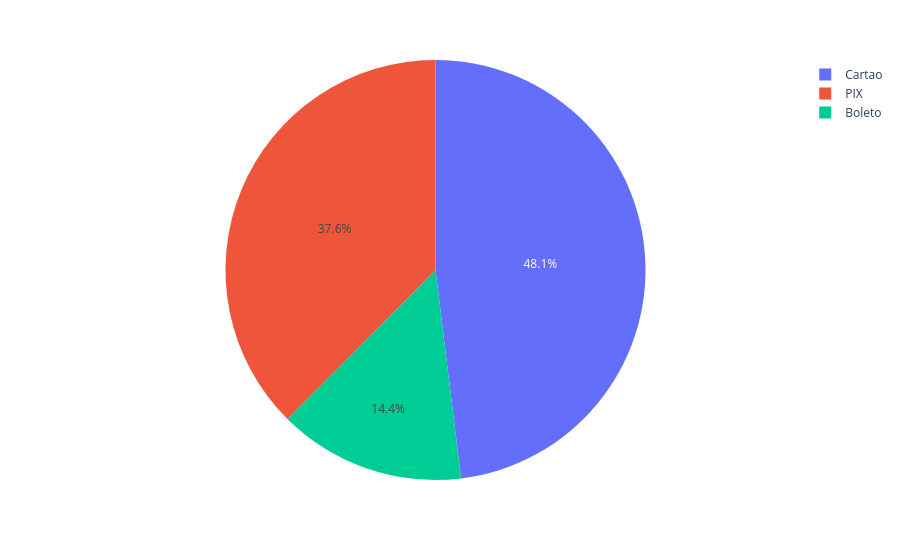

Notebook code for this chart:
### Code cell
# Tabela dos métodos de pagamento vs valor em receita:

tabelaPayment = tabela.groupby("payment_method")["total_value"].sum().reset_index()

display(tabelaPayment)


# Gráfico dos métodos de pagamento vs valor em receita:

graficoPayment = px.pie(tabelaPayment, values='total_value', names='payment_method')

graficoPayment.show()




# INFO:
# Maior quantidade de receita é recebida por mei ode cartão e pix.

### Figure 1 — Plotly figure (JSON) as saved in the notebook; plotly's stock layout.template omitted (floating-point values rounded to 4 significant figures)
{"data": [{"domain": {"x": [0, 1], "y": [0, 1]}, "hovertemplate": "payment_method=%{label}<br>total_value=%{value}<extra></extra>", "labels": ["Boleto", "Cartao", "PIX"], "legendgroup": "", "name": "", "showlegend": true, "type": "pie", "values": [53940.0, 180300.0, 141000.0]}], "layout": {"legend": {"tracegroupgap": 0}, "margin": {"t": 60}}}
